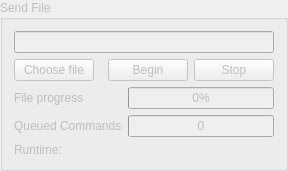
       <widget class="QGroupBox" name="groupBoxSendFile">
        <property name="enabled">
         <bool>false</bool>
        </property>
        <property name="title">
         <string>Send File</string>
        </property>
        <layout class="QVBoxLayout" name="verticalLayout_12">
         <item>
          <layout class="QGridLayout" name="gridLayout_2" rowstretch="0,0" columnstretch="0,0,0,0">
           <item row="1" column="3">
            <widget class="QPushButton" name="Stop">
             <property name="text">
              <string>Stop</string>
             </property>
            </widget>
           </item>
           <item row="1" column="1">
            <spacer name="horizontalSpacer">
             <property name="orientation">
              <enum>Qt::Horizontal</enum>
             </property>
             <property name="sizeHint" stdset="0">
              <size>
               <width>2</width>
               <height>20</height>
              </size>
             </property>
            </spacer>
           </item>
           <item row="1" column="0">
            <widget class="QPushButton" name="openFile">
             <property name="text">
              <string>Choose file</string>
             </property>
            </widget>
           </item>
           <item row="1" column="2">
            <widget class="QPushButton" name="Begin">
             <property name="text">
              <string>Begin</string>
             </property>
            </widget>
           </item>
           <item row="0" column="0" colspan="4">
            <widget class="QLineEdit" name="filePath"/>
           </item>
          </layout>
         </item>
         <item>
          <layout class="QGridLayout" name="gridLayout_5">
           <item row="0" column="1">
            <widget class="QProgressBar" name="progressFileSend">
             <property name="sizePolicy">
              <sizepolicy hsizetype="MinimumExpanding" vsizetype="Fixed">
               <horstretch>0</horstretch>
               <verstretch>0</verstretch>
              </sizepolicy>
             </property>
             <property name="value">
              <number>0</number>
             </property>
            </widget>
           </item>
           <item row="1" column="1">
            <widget class="QProgressBar" name="progressQueuedCommands">
             <property name="sizePolicy">
              <sizepolicy hsizetype="MinimumExpanding" vsizetype="Fixed">
               <horstretch>0</horstretch>
               <verstretch>0</verstretch>
              </sizepolicy>
             </property>
             <property name="maximum">
              <number>10</number>
             </property>
             <property name="value">
              <number>0</number>
             </property>
             <property name="format">
              <string>%v</string>
             </property>
            </widget>
           </item>
           <item row="0" column="0">
            <widget class="QLabel" name="labelFileSendProgress">
             <property name="sizePolicy">
              <sizepolicy hsizetype="Preferred" vsizetype="Preferred">
               <horstretch>0</horstretch>
               <verstretch>0</verstretch>
              </sizepolicy>
             </property>
             <property name="text">
              <string>File progress</string>
             </property>
            </widget>
           </item>
           <item row="1" column="0">
            <widget class="QLabel" name="labelQueuedCommands">
             <property name="sizePolicy">
              <sizepolicy hsizetype="Preferred" vsizetype="Preferred">
               <horstretch>0</horstretch>
               <verstretch>0</verstretch>
              </sizepolicy>
             </property>
             <property name="text">
              <string>Queued Commands</string>
             </property>
            </widget>
           </item>
          </layout>
         </item>
         <item>
          <layout class="QHBoxLayout" name="horizontalLayout_3" stretch="1,4">
           <item>
            <widget class="QLabel" name="labelRuntime">
             <property name="enabled">
              <bool>false</bool>
             </property>
             <property name="text">
              <string>Runtime:</string>
             </property>
            </widget>
           </item>
           <item>
            <widget class="QLabel" name="outputRuntime">
             <property name="enabled">
              <bool>false</bool>
             </property>
             <property name="text">
              <string/>
             </property>
            </widget>
           </item>
          </layout>
         </item>
        </layout>
       </widget>
